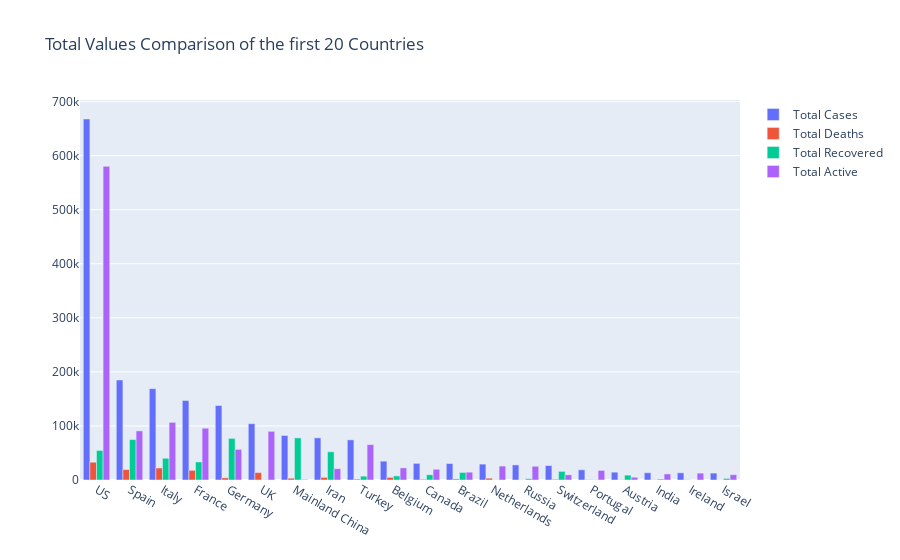

Here is the notebook cell this chart was saved with:
### Code cell
fig = go.Figure(data=[
    go.Bar(name='Total Cases', x=covid_country_grouped_20["Country/Region"], y=covid_country_grouped_20["Cumulated Confirmed"]),
    go.Bar(name='Total Deaths', x=covid_country_grouped_20["Country/Region"], y=covid_country_grouped_20["Cumulated Deaths"]),
    go.Bar(name='Total Recovered', x=covid_country_grouped_20["Country/Region"], y=covid_country_grouped_20["Cumulated Recovered"]),
    go.Bar(name='Total Active', x=covid_country_grouped_20["Country/Region"], y=covid_country_grouped_20["Still Infected"]),

])
# Change the bar mode
fig.update_layout(barmode='group',
                 title='Total Values Comparison of the first 20 Countries')
fig.show()

### Figure 1 — Plotly figure (JSON) as saved in the notebook; plotly's stock layout.template omitted (floating-point values rounded to 4 significant figures)
{"data": [{"name": "Total Cases", "type": "bar", "x": ["US", "Spain", "Italy", "France", "Germany", "UK", "Mainland China", "Iran", "Turkey", "Belgium", "Canada", "Brazil", "Netherlands", "Russia", "Switzerland", "Portugal", "Austria", "India", "Ireland", "Israel"], "y": [667801, 184948, 168941, 147091, 137698, 104145, 82341, 77995, 74193, 34809, 30809, 30425, 29383, 27938, 26732, 18841, 14476, 13430, 13271, 12758]}, {"name": "Total Deaths", "type": "bar", "x": ["US", "Spain", "Italy", "France", "Germany", "UK", "Mainland China", "Iran", "Turkey", "Belgium", "Canada", "Brazil", "Netherlands", "Russia", "Switzerland", "Portugal", "Austria", "India", "Ireland", "Israel"], "y": [32916, 19315, 22170, 17941, 4052, 13759, 3342, 4869, 1643, 4857, 1258, 1924, 3327, 232, 1281, 629, 410, 448, 486, 142]}, {"name": "Total Recovered", "type": "bar", "x": ["US", "Spain", "Italy", "France", "Germany", "UK", "Mainland China", "Iran", "Turkey", "Belgium", "Canada", "Brazil", "Netherlands", "Russia", "Switzerland", "Portugal", "Austria", "India", "Ireland", "Israel"], "y": [54703, 74797, 40164, 33327, 77000, 375, 77900, 52229, 7089, 7562, 9698, 14026, 311, 2304, 15900, 493, 8986, 1768, 77, 2818]}, {"name": "Total Active", "type": "bar", "x": ["US", "Spain", "Italy", "France", "Germany", "UK", "Mainland China", "Iran", "Turkey", "Belgium", "Canada", "Brazil", "Netherlands", "Russia", "Switzerland", "Portugal", "Austria", "India", "Ireland", "Israel"], "y": [580182, 90836, 106607, 95823, 56646, 90011, 1099, 20897, 65461, 22390, 19853, 14475, 25745, 25402, 9551, 17719, 5080, 11214, 12708, 9798]}], "layout": {"barmode": "group", "title": {"text": "Total Values Comparison of the first 20 Countries"}}}
